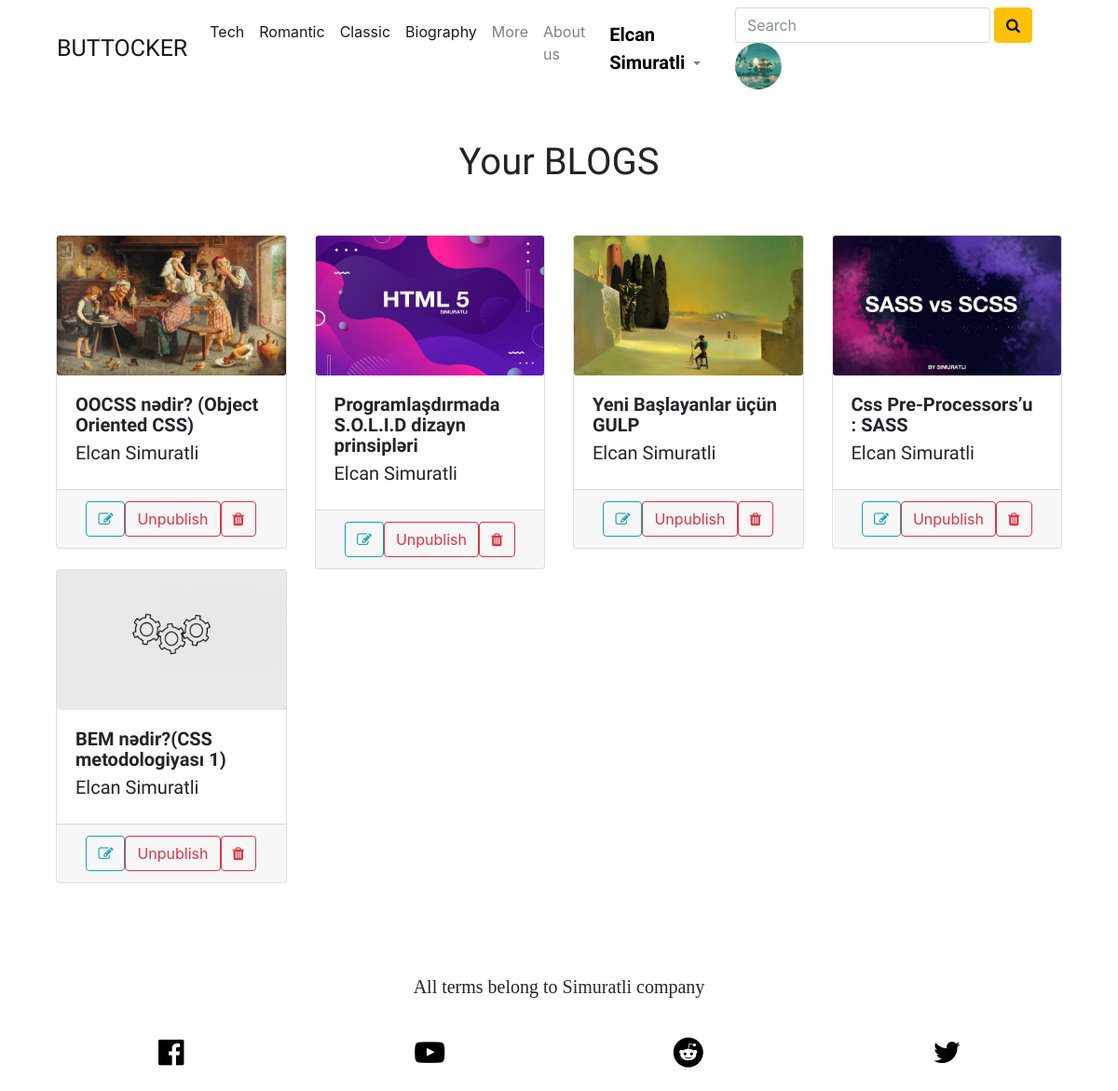
The app's page /blogs.php (signed in) with its own data.
### tables this page shows
CREATE TABLE `kategori` (
  `kategori_id` int(11) NOT NULL,
  `kategori_ad` varchar(100) NOT NULL,
  `kategori_onecikar` enum('1','0') NOT NULL DEFAULT '0',
  `kategori_seourl` varchar(500) NOT NULL,
  `kategori_sira` int(2) NOT NULL,
  `kategori_durum` enum('0','1') NOT NULL DEFAULT '1'
);

CREATE TABLE `kullanici` (
  `kullanici_id` int(11) NOT NULL,
  `subMerchantKey` varchar(500) NOT NULL,
  `kullanici_magaza` enum('0','1','2') NOT NULL DEFAULT '0',
  `kullanici_magazafoto` varchar(500) NOT NULL DEFAULT 'dimg/noimg.jpg',
  `kullanici_zaman` datetime NOT NULL DEFAULT CURRENT_TIMESTAMP,
  `kullanici_resim` varchar(250) NOT NULL,
  `kullanici_tc` varchar(50) NOT NULL,
  `kullanici_banka` varchar(100) NOT NULL,
  `kullanici_iban` varchar(50) DEFAULT NULL,
  `kullanici_ad` varchar(50) NOT NULL,
  `kullanici_soyad` varchar(50) NOT NULL,
  `kullanici_mail` varchar(100) NOT NULL,
  `kullanici_gsm` varchar(50) NOT NULL,
  `kullanici_password` varchar(50) NOT NULL,
  `kullanici_adres` varchar(250) NOT NULL,
  `kullanici_il` varchar(100) NOT NULL,
  `kullanici_ilce` varchar(100) NOT NULL,
  `kullanici_unvan` varchar(100) NOT NULL,
  `kullanici_tip` enum('PERSONAL','PRIVATE_COMPANY','LIMITED_OR_JOINT_STOCK_COMPANY','') DEFAULT 'PERSONAL',
  `kullanici_vdaire` varchar(50) NOT NULL,
  `kullanici_vno` varchar(50) NOT NULL,
  `kullanici_yetki` varchar(50) NOT NULL,
  `kullanici_durum` int(1) NOT NULL DEFAULT '1',
  `kullanici_twitter` varchar(500) NOT NULL,
  `kullanici_facebook` varchar(500) NOT NULL
);

CREATE TABLE `blog` (
  `blog_id` int(11) NOT NULL,
  `kullanici_id` int(11) NOT NULL,
  `kategori_id` int(11) NOT NULL,
  `blog_zaman` timestamp NOT NULL DEFAULT CURRENT_TIMESTAMP,
  `blogfoto_resimyol` varchar(5000) NOT NULL,
  `blog_ad` varchar(5000) NOT NULL,
  `blog_seourl` varchar(5000) NOT NULL,
  `blog_detay` text NOT NULL,
  `blog_keyword` text NOT NULL,
  `blog_author` varchar(500) NOT NULL,
  `blog_durum` enum('0','1') NOT NULL DEFAULT '0',
  `blog_onecikar` enum('1','0') DEFAULT '0'
);

### admin/production/function.php (called while the page is built, shortened)
<?php
function seo($str, $options = array())
{
    $str = mb_convert_encoding((string)$str, 'UTF-8', mb_list_encodings());
    $defaults = array(
        'delimiter' => '-',
        'limit' => null,
        'lowercase' => true,
        'replacements' => array(),
        'transliterate' => true
    );
    $options = array_merge($defaults, $options);
    $str = preg_replace(array_keys($options['replacements']), $options['replacements'], $str);
    if ($options['transliterate']) {
        $str = str_replace(array_keys($char_map), $char_map, $str);
    }
    $str = preg_replace('/[^\p{L}\p{Nd}]+/u', $options['delimiter'], $str);
    $str = preg_replace('/(' . preg_quote($options['delimiter'], '/') . '){2,}/', '$1', $str);
    $str = mb_substr($str, 0, ($options['limit'] ? $options['limit'] : mb_strlen($str, 'UTF-8')), 'UTF-8');
    $str = trim($str, $options['delimiter']);
    return $options['lowercase'] ? mb_strtolower($str, 'UTF-8') : $str;
}
?>

### blogs.php (the view, shortened to what this page needs)
<?php
include 'header.php';
?>
<br>
<br>
<div class="container-fluid">
  <div class="row">
            <div class="col-md-12">
                <h1 class="d-flex justify-content-center">Your BLOGS</h1>
                <br><br>
            </div>
            <?php
            $blogsor=$db->prepare("SELECT * FROM blog where kullanici_id =:kullanici_id order by blog_id DESC");
			$blogsor->execute(array(
				'kullanici_id' => $_SESSION['userkullanici_id']
			));
			while($blogcek=$blogsor->fetch(PDO::FETCH_ASSOC)) {
            ?>
            <div class="col-md-3">
                <div class="card">
                    <div class="card-img">
                        <img style="min-height:150px" class="img-fluid card-img" src="<?php echo $blogcek['blogfoto_resimyol'] ?>">
                    </div>
                    <div class="card-body">
                        <h5 class="font-weight-bold"><?php echo $blogcek['blog_ad'] ?></h5>
                        <h5><?php echo $kullanicicek['kullanici_ad'] ?></h5>
                    </div>
                    <div class="card-footer d-flex justify-content-center">
                      <a  class="btn   btn-outline-info" href="editblog.php?blog_id=<?php echo $blogcek["blog_id"]; ?>"><i class="fa fa-pencil-square-o" aria-hidden="true"></i></a>
                      <?php
                      if($blogcek['blog_durum']==1){ ?>
                            <a href='admin/netting/adminislem.php?blog_id=<?php echo $blogcek['blog_id'] ?>&blog_one=0&blog_durum=ok'  class='btn  btn-outline-danger' >Unpublish</a>
                        <?php }else  { ?>
                            <a  class='btn   btn-success' href='admin/netting/adminislem.php?blog_id=<?php echo $blogcek['blog_id'] ?>&blog_one=1&blog_durum=ok'>Publish</a>
                      <?php  } ?>
                      <a  class='btn   btn-outline-danger' href='admin/netting/adminislem.php?blog_id=<?php echo $blogcek['blog_id']; ?>&blogsil=ok'><i class="fa fa-trash" aria-hidden="true"></i></a>
                    </div>
                </div>
            </div>
            <?php } ?>
  </div>
</div>
<?php
include 'footer.php'
?>

### header.php (shortened to what this page needs)
<?php
include 'admin/netting/baglan.php';
include 'admin/production/function.php';
$kullanicisor = $db->prepare("SELECT * FROM kullanici where kullanici_mail=:mail");
$kullanicisor->execute(array(
    'mail' => $_SESSION['userkullanici_mail']
));
$kullanicicek = $kullanicisor->fetch(PDO::FETCH_ASSOC);
?>
<!DOCTYPE html>
<html lang="en">
<head>
    <link rel="stylesheet" href="css/style.css">
    <link rel="stylesheet" href="css/bootstrap.min.css">
    <link rel="stylesheet" href="css/bootstrap-grid.css">
    <link href="https://stackpath.bootstrapcdn.com/font-awesome/4.7.0/css/font-awesome.min.css" rel="stylesheet">
    <link href="swiper/swiper.min.css" rel="stylesheet">
    <link href="swiper/swipe.css" rel="stylesheet">
  <link rel="stylesheet" href="https://cdnjs.cloudflare.com/ajax/libs/font-awesome/4.4.0/css/font-awesome.min.css">
  <link rel="stylesheet" href="froala/css/froala_editor.css">
  <link rel="stylesheet" href="froala/css/froala_style.css">
  <link rel="stylesheet" href="froala/css/plugins/code_view.css">
  <link rel="stylesheet" href="froala/css/plugins/colors.css">
  <link rel="stylesheet" href="froala/css/plugins/emoticons.css">
  <link rel="stylesheet" href="froala/css/plugins/image_manager.css">
  <link rel="stylesheet" href="froala/css/plugins/image.css">
  <link rel="stylesheet" href="froala/css/third_party/embedly.min.css">
  <link rel="stylesheet" href="froala/css/plugins/line_breaker.css">
  <link rel="stylesheet" href="froala/css/plugins/table.css">
  <link rel="stylesheet" href="froala/css/plugins/char_counter.css">
  <link rel="stylesheet" href="froala/css/plugins/video.css">
  <link rel="stylesheet" href="froala/css/plugins/fullscreen.css">
  <link rel="stylesheet" href="froala/css/plugins/file.css">
  <link rel="stylesheet" href="froala/css/plugins/quick_insert.css">
  <link rel="stylesheet" href="https://cdnjs.cloudflare.com/ajax/libs/codemirror/5.3.0/codemirror.min.css">
  <link rel="stylesheet" href="froala/js/third_party/embedly.min.js">
</head>
<body>
    <section class="container">
        <nav class="navbar navbar-expand-lg navbar-light ">
            <a class="navbar-brand" href="index">BUTTOCKER</a>
            <div class="collapse navbar-collapse" id="navbarSupportedContent">
                <ul class="navbar-nav mr-auto">
                    <?php
                    $kategorisor = $db->prepare("SELECT * from kategori limit 4 ");
                    $kategorisor->execute();
                    while ($kategoricek = $kategorisor->fetch(PDO::FETCH_ASSOC)) {
                        ?>
                        <li class="nav-item active">
                            <a class="nav-link" href="category-<?= seo($kategoricek['kategori_ad']) . '-' . $kategoricek['kategori_id'] ?>"><?php echo $kategoricek['kategori_ad'] ?> <span class="sr-only">(current)</span></a>
                        </li>
                    <?php } ?>
                    <li class="nav-item">
                        <a class="nav-link " href="categories">More</a>
                    </li>
                    <li class="nav-item">
                        <a class="nav-link " href="about">About us</a>
                    </li>
                    <?php
                    if (isset($_SESSION['userkullanici_mail'])) {
                        ?>
                        <li class="nav-item dropdown">
                            <a class="nav-link dropdown-toggle" href="#" id="navbarDropdown" role="button" data-toggle="dropdown" aria-haspopup="true" aria-expanded="false">
                                <b class="name"><?php echo $kullanicicek['kullanici_ad'] ?></b>
                            </a>
                        </li>
                </ul>
                <form method="POST" action="search" class="form-inline my-2 my-lg-0">
                    <div class="form-group">
                        <input name="searched" class="form-control" placeholder="Search" type="text">
                        <button name="search" type="submit" class="btn ml-1 mr-1 btn-warning"><i class="fa fa-search"></i></button>
                    </div>
                    <div class="imgbox2">
                        <img class="img-fluid" src="<?php echo $kullanicicek['kullanici_magazafoto'] ?>" alt="">
                    </div>
                </form>
            <?php }
            ?>
            </div>
        </nav>

### css/style.css (style rules this page uses)
html, body { width: 100%; height: 100%; margin: 0px; padding: 0px; overflow-x: hidden; }
.navbar-brand { font-family: 'Staatliches', cursive; font-size: 25px !important; }
h1, h2, h3, h4, h5, h6 { font-family: 'Calistoga', cursive !important; }
.name { color: black; font-size: 20px; font-family: 'Staatliches', cursive !important; }
.imgbox2 { width: 50px; height: 50px; overflow: hidden; z-index: 12; display: inline-block; border-radius: 50%; }

### records on screen
kategori: kategori_ad "Tech"
kategori: kategori_ad "Romantic"
kategori: kategori_ad "Classic"
kategori: kategori_ad "Biography"
kullanici: kullanici_ad "Elcan Simuratli", kullanici_magazafoto (picture)
blog: blogfoto_resimyol (picture), blog_ad "OOCSS nədir? (Object Oriented CSS)", kullanici.kullanici_ad "Elcan Simuratli"
blog: blogfoto_resimyol (picture), blog_ad "Programlaşdırmada S.O.L.I.D dizayn prinsipləri", kullanici.kullanici_ad "Elcan Simuratli"
blog: blogfoto_resimyol (picture), blog_ad "Yeni Başlayanlar üçün GULP", kullanici.kullanici_ad "Elcan Simuratli"
blog: blogfoto_resimyol (picture), blog_ad "Css Pre-Processors’u : SASS", kullanici.kullanici_ad "Elcan Simuratli"
blog: blogfoto_resimyol (picture), blog_ad "BEM nədir?(CSS metodologiyası 1)", kullanici.kullanici_ad "Elcan Simuratli"
